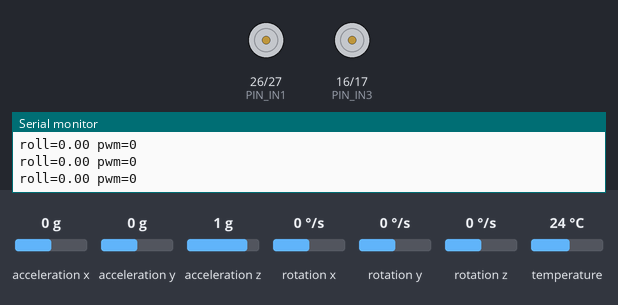
The sketch below on a simulated ESP32. On the bench: motor-driver pin pairs drawn as motors (green arrow = first pin HIGH = forward, orange = second pin HIGH = backward, longer = more drive, scaled by the enable pin), the last lines printed to the serial monitor. Inputs (shaded band) come from the test bench; at power-on: acceleration y 0 g, rotation x 0 °/s, acceleration z 1 g, acceleration x 0 g, rotation y 0 °/s, rotation z 0 °/s, temperature 24 °C.

Above: at 1.5 s.
1.6 s: acceleration y set to -1.4 g
At 1.68 s:
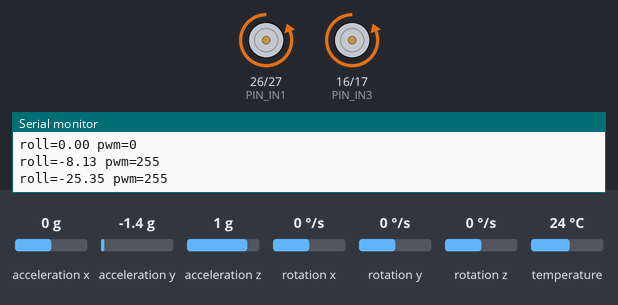
3.2 s: acceleration y set to -0.9 g
5.2 s: acceleration y set to -0.6 g
At 6.1 s:
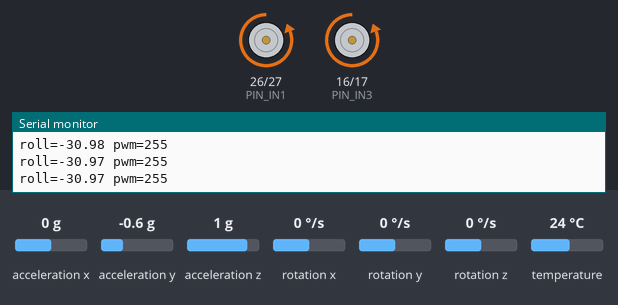
6.8 s: acceleration y set to 0.1 g
At 9.69 s:
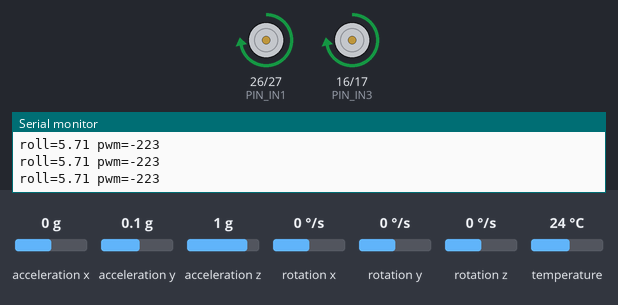
9.8 s: rotation x set to -100 °/s
12.8 s: acceleration z set to 0.4 g
At 13.73 s:
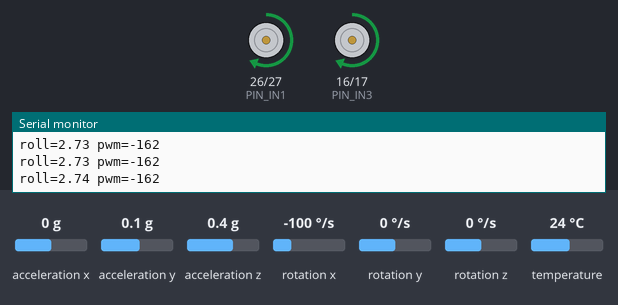
Timing chart, 0 to 16.8 s (numbered marks = the images above; inputs shaded):
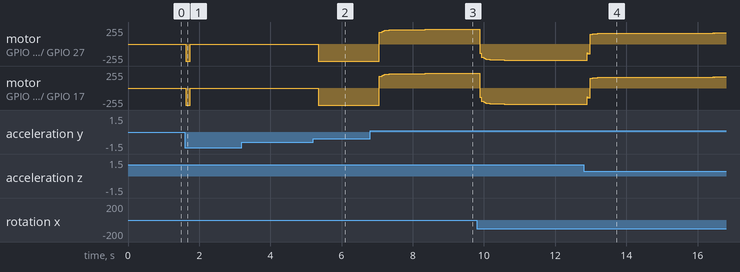

Measured:
- after the input at 1.6 s, motor on GPIO 26 (PIN_IN1) / GPIO 27 (PIN_IN2), motor on GPIO 16 (PIN_IN3) / GPIO 17 (PIN_IN4): stopped → backward 255/255 at once, → stopped 0.11 s later
- after the input at 3.2 s, every drawn part: stays the same
- after the input at 5.2 s, motor on GPIO 26 (PIN_IN1) / GPIO 27 (PIN_IN2), motor on GPIO 16 (PIN_IN3) / GPIO 17 (PIN_IN4): stopped → backward 255/255 after 0.14 s
- after the input at 6.8 s, motor on GPIO 26 (PIN_IN1) / GPIO 27 (PIN_IN2), motor on GPIO 16 (PIN_IN3) / GPIO 17 (PIN_IN4): moves from backward 255/255 to forward 222/255 over 2.5 s, starting after 0.26 s

The sketch:

PID-main.ino
```cpp
#include <Arduino.h>
#include <Wire.h>
#include <Adafruit_MPU6050.h>
#include <Adafruit_Sensor.h>

// ===================== PIN CONFIG =====================
static const int PIN_ENA = 25;
static const int PIN_IN1 = 26;
static const int PIN_IN2 = 27;

static const int PIN_IN3 = 16;
static const int PIN_IN4 = 17;
static const int PIN_ENB = 33;

static const int I2C_SDA = 21;
static const int I2C_SCL = 22;

// ===================== PWM CONFIG =====================
static const int PWM_FREQ = 20000;
static const int PWM_RES  = 8;
static const int DUTY_MAX = (1 << PWM_RES) - 1;

static const int PWM_DEADZONE = 130;

// ===================== MPU =====================
Adafruit_MPU6050 mpu;

float rollDeg = 0.0f;
static const float ALPHA = 0.98f;
uint32_t lastUs = 0;

// ===================== PID =====================
float setpoint = 0.0f;
float Kp = 18.0f;
float Ki = 0.6f;
float Kd = 0.8f;

float pidI = 0.0f;
float lastErr = 0.0f;

// ===================== MOTOR =====================
int lastPWM = 0;
static const int PWM_SLEW = 20;

inline int clampPWM(int pwm) {
  return constrain(pwm, -DUTY_MAX, DUTY_MAX);
}

void pwmWritePin(int pin, int duty) {
  duty = constrain(duty, 0, DUTY_MAX);
  ledcWrite(pin, duty);
}

void setMotorA(int pwm) {
  pwm = clampPWM(pwm);
  int duty = abs(pwm);

  if (pwm > 0) {
    digitalWrite(PIN_IN1, LOW);
    digitalWrite(PIN_IN2, HIGH);
  } else if (pwm < 0) {
    digitalWrite(PIN_IN1, HIGH);
    digitalWrite(PIN_IN2, LOW);
  } else {
    digitalWrite(PIN_IN1, LOW);
    digitalWrite(PIN_IN2, LOW);
  }
  pwmWritePin(PIN_ENA, duty);
}

void setMotorB(int pwm) {
  pwm = clampPWM(pwm);
  int duty = abs(pwm);

  if (pwm > 0) {
    digitalWrite(PIN_IN3, LOW);
    digitalWrite(PIN_IN4, HIGH);
  } else if (pwm < 0) {
    digitalWrite(PIN_IN3, HIGH);
    digitalWrite(PIN_IN4, LOW);
  } else {
    digitalWrite(PIN_IN3, LOW);
    digitalWrite(PIN_IN4, LOW);
  }
  pwmWritePin(PIN_ENB, duty);
}

void setMotors(int pwm) {
  // Giới hạn tốc độ thay đổi PWM
  if (pwm > lastPWM + PWM_SLEW) pwm = lastPWM + PWM_SLEW;
  if (pwm < lastPWM - PWM_SLEW) pwm = lastPWM - PWM_SLEW;

  lastPWM = pwm;
  setMotorA(pwm);
  setMotorB(pwm);
}

// ===================== SETUP =====================
void setup() {
  Serial.begin(115200);
  delay(300);

  pinMode(PIN_IN1, OUTPUT);
  pinMode(PIN_IN2, OUTPUT);
  pinMode(PIN_IN3, OUTPUT);
  pinMode(PIN_IN4, OUTPUT);

  ledcAttach(PIN_ENA, PWM_FREQ, PWM_RES);
  ledcAttach(PIN_ENB, PWM_FREQ, PWM_RES);

  setMotors(0);

  Wire.begin(I2C_SDA, I2C_SCL);
  Wire.setClock(400000);

  if (!mpu.begin()) {
    Serial.println("MPU6050 NOT FOUND");
    while (1);
  }

  mpu.setAccelerometerRange(MPU6050_RANGE_2_G);
  mpu.setGyroRange(MPU6050_RANGE_250_DEG);
  mpu.setFilterBandwidth(MPU6050_BAND_44_HZ);

  lastUs = micros();
  Serial.println("READY: SELF BALANCING ACTIVE");
}

// ===================== LOOP =====================
void loop() {
  sensors_event_t a, g, temp;
  mpu.getEvent(&a, &g, &temp);

  uint32_t nowUs = micros();
  float dt = (nowUs - lastUs) / 1000000.0f;
  lastUs = nowUs;
  if (dt <= 0 || dt > 0.03f) dt = 0.01f;

  float ay = a.acceleration.y;
  float az = a.acceleration.z;
  float gx = g.gyro.x * 180.0f / PI;

  float rollAcc = atan2f(ay, az) * 180.0f / PI;
  rollDeg = ALPHA * (rollDeg + gx * dt) + (1.0f - ALPHA) * rollAcc;

  // ===== NGẮT KHI XE ĐỔ =====
  if (abs(rollDeg) > 35.0f) {
    pidI = 0;
    lastErr = 0;
    setMotors(0);
    return;
  }

  // ===== PID (ĐẢO DẤU) =====
  float err = setpoint - rollDeg;

  // Deadband góc
  if (abs(err) < 0.5f) err = 0;

  pidI += err * dt;
  pidI = constrain(pidI, -30, 30);

  float dErr = (err - lastErr) / dt;
  lastErr = err;

  int pwm = Kp * err + Ki * pidI + Kd * dErr;

  // Bù ma sát
  if (pwm > 0) pwm += PWM_DEADZONE;
  if (pwm < 0) pwm -= PWM_DEADZONE;

  pwm = clampPWM(pwm);
  setMotors(pwm);

  // DEBUG
  static uint32_t tPrint = 0;
  if (millis() - tPrint > 50) {
    tPrint = millis();
    Serial.print("roll=");
    Serial.print(rollDeg, 2);
    Serial.print(" pwm=");
    Serial.println(pwm);
  }
}
```
